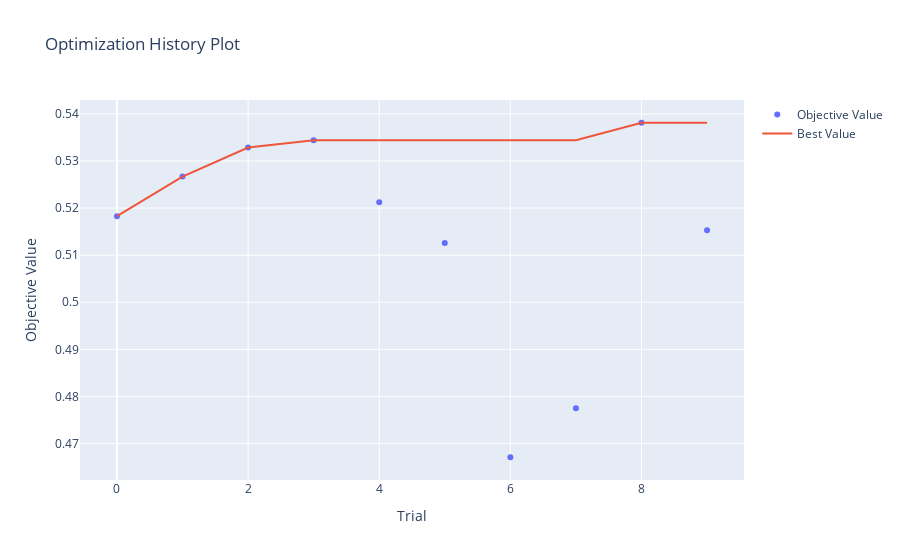
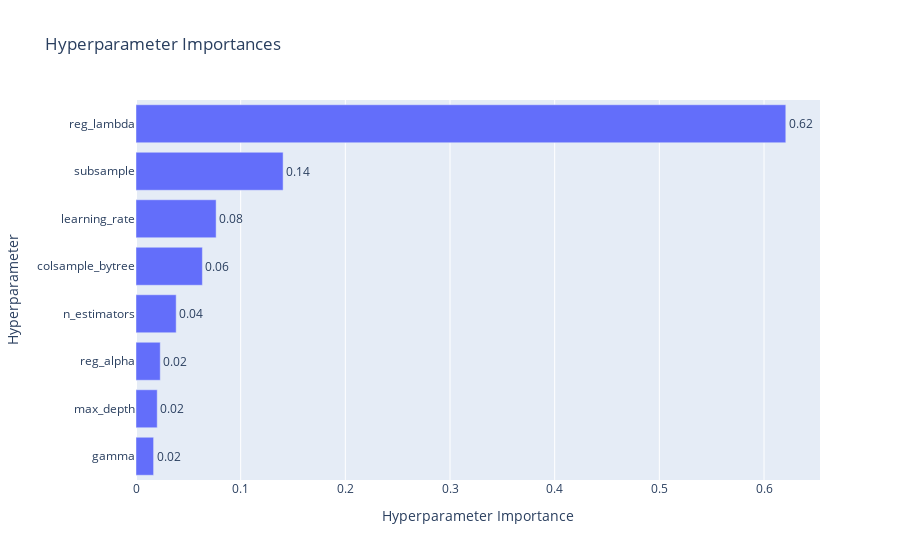

Notebook source saved alongside these figures, in order:
### Code cell
import nbformat
ov.plot_optimization_history(study).show()
ov.plot_param_importances(study).show()

### Figure 1 — Plotly figure (JSON) as saved in the notebook; plotly's stock layout.template omitted (floating-point values rounded to 4 significant figures)
{"data": [{"mode": "markers", "name": "Objective Value", "type": "scatter", "x": [0, 1, 2, 3, 4, 5, 6, 7, 8, 9], "y": [0.5183, 0.5267, 0.5329, 0.5344, 0.5213, 0.5126, 0.4671, 0.4775, 0.5381, 0.5153]}, {"mode": "lines", "name": "Best Value", "type": "scatter", "x": [0, 1, 2, 3, 4, 5, 6, 7, 8, 9], "y": [0.5183, 0.5267, 0.5329, 0.5344, 0.5344, 0.5344, 0.5344, 0.5344, 0.5381, 0.5381]}, {"marker": {"color": "#cccccc"}, "mode": "markers", "name": "Infeasible Trial", "showlegend": false, "type": "scatter", "x": [], "y": []}], "layout": {"title": {"text": "Optimization History Plot"}, "xaxis": {"title": {"text": "Trial"}}, "yaxis": {"title": {"text": "Objective Value"}}}}

### Figure 2 — Plotly figure (JSON) as saved in the notebook; plotly's stock layout.template omitted (floating-point values rounded to 4 significant figures)
{"data": [{"cliponaxis": false, "hovertemplate": ["gamma (FloatDistribution): 0.01681599341929105<extra></extra>", "max_depth (IntDistribution): 0.020280719317951907<extra></extra>", "reg_alpha (FloatDistribution): 0.023169327969049334<extra></extra>", "n_estimators (IntDistribution): 0.03838644281060349<extra></extra>", "colsample_bytree (FloatDistribution): 0.0634320562510903<extra></extra>", "learning_rate (FloatDistribution): 0.0765590573014365<extra></extra>", "subsample (FloatDistribution): 0.1405507750668165<extra></extra>", "reg_lambda (FloatDistribution): 0.6208056278637609<extra></extra>"], "name": "Objective Value", "orientation": "h", "text": ["0.02", "0.02", "0.02", "0.04", "0.06", "0.08", "0.14", "0.62"], "textposition": "outside", "type": "bar", "x": [0.01682, 0.02028, 0.02317, 0.03839, 0.06343, 0.07656, 0.1406, 0.6208], "y": ["gamma", "max_depth", "reg_alpha", "n_estimators", "colsample_bytree", "learning_rate", "subsample", "reg_lambda"]}], "layout": {"title": {"text": "Hyperparameter Importances"}, "xaxis": {"title": {"text": "Hyperparameter Importance"}}, "yaxis": {"title": {"text": "Hyperparameter"}}}}
